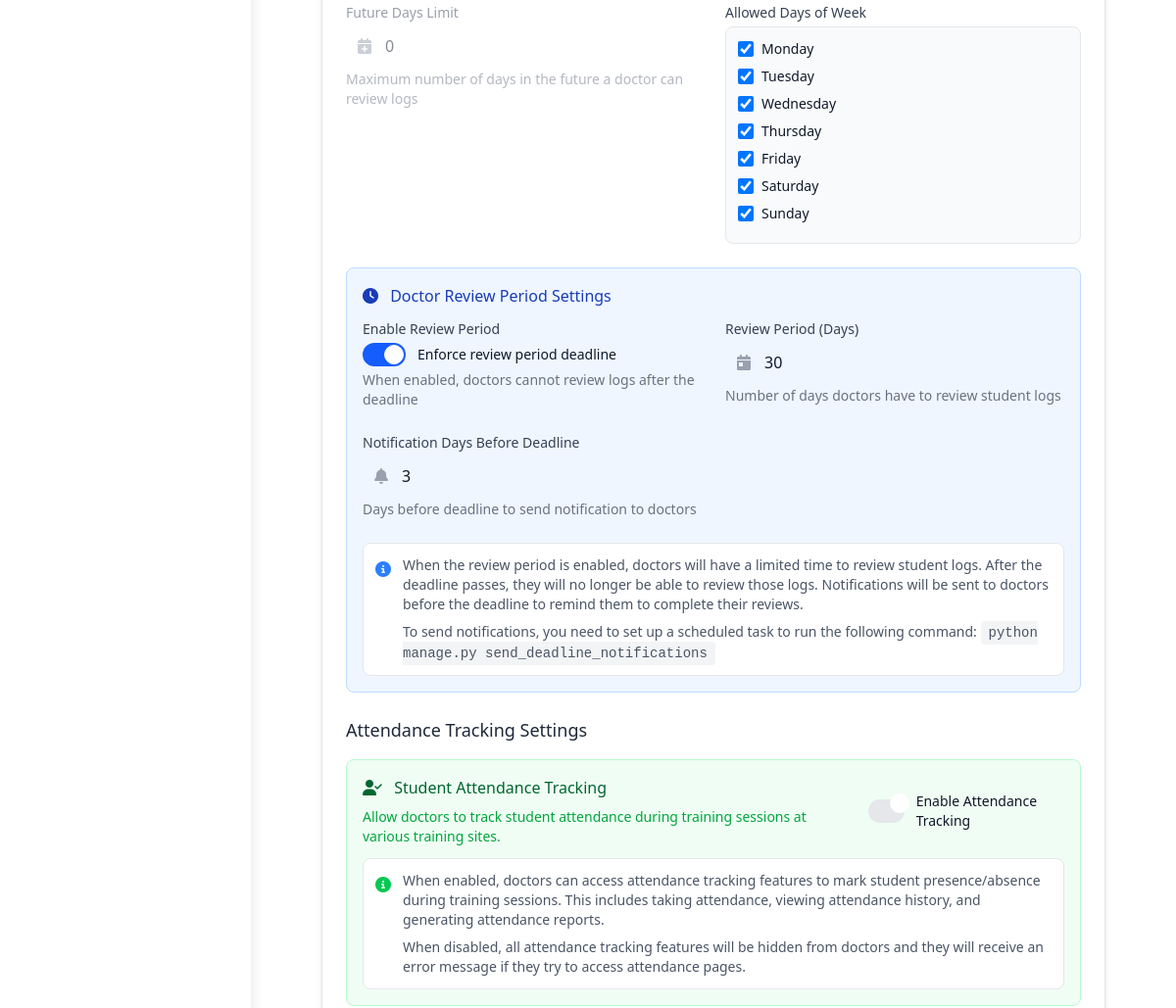
Page /admin_section/date_restrictions/ (signed in, middle part) on the earlier database version.
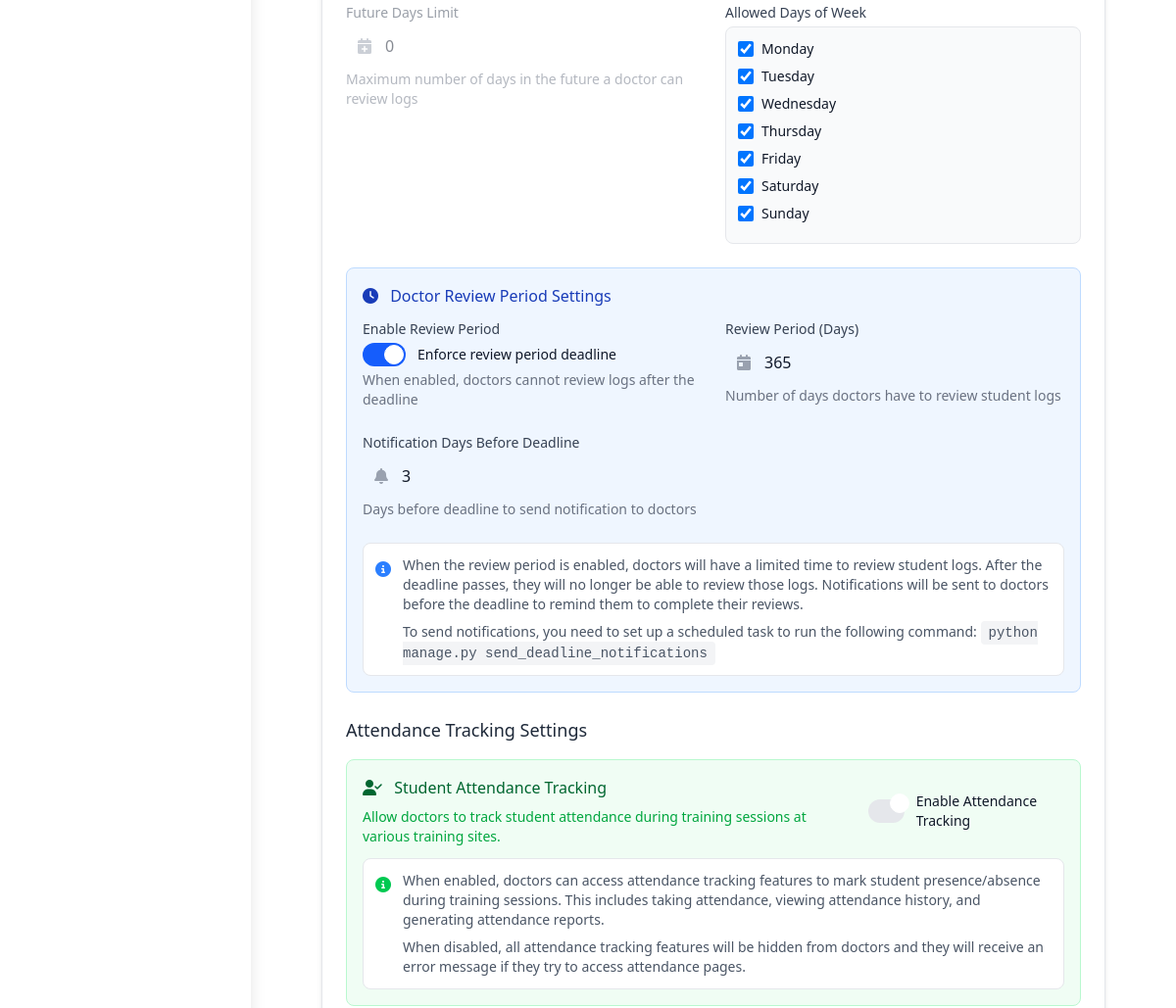
Same page on the later database version.
### admin_section/models.py (models this page shows, shortened)
class DateRestrictionSettings(models.Model):
    past_days_limit = models.PositiveIntegerField(
        default=7,
        help_text="Maximum number of days in the past a student can select"
    )
    allow_future_dates = models.BooleanField(
        default=False,
        help_text="Whether students can select future dates"
    )
    future_days_limit = models.PositiveIntegerField(
        default=0,
        help_text="Maximum number of days in the future a student can select (if future dates are allowed)"
    )
    updated_at = models.DateTimeField(auto_now=True)
    updated_by = models.ForeignKey(
        CustomUser,
        on_delete=models.SET_NULL,
        null=True,
        blank=True,
        related_name='date_restriction_updates'
    )
    doctor_review_period = models.PositiveIntegerField(
        default=30,
        help_text="Number of days doctors have to review student logs"
    )
    doctor_review_enabled = models.BooleanField(
        default=True,
        help_text="Whether to enforce the review period deadline"
    )
    doctor_notification_days = models.PositiveIntegerField(
        default=3,
        help_text="Number of days before deadline to send notification to doctors"
    )
    DAYS_OF_WEEK = [
        (0, 'Monday'),
        (1, 'Tuesday'),
        (2, 'Wednesday'),
        (3, 'Thursday'),
        (4, 'Friday'),
        (5, 'Saturday'),
        (6, 'Sunday'),
    ]
    class Meta:
        verbose_name = "Date Restriction Setting"
        verbose_name_plural = "Date Restriction Settings"
    doctor_past_days_limit = models.PositiveIntegerField(
        default=30,
        help_text="Maximum number of days in the past a doctor can review logs"
    )
    doctor_allow_future_dates = models.BooleanField(
        default=False,
        help_text="Whether doctors can review future-dated logs"
    )
    doctor_future_days_limit = models.PositiveIntegerField(
        default=0,
        help_text="Maximum number of days in the future a doctor can review logs (if future dates are allowed)"
    )
    allowed_days_for_students = models.CharField(
        max_length=20,
        default='0,1,2,3,4,5,6',
        help_text="Comma-separated list of allowed days of week for students (0=Monday, 6=Sunday)"
    )
    allowed_days_for_doctors = models.CharField(
        max_length=20,
        default='0,1,2,3,4,5,6',
        help_text="Comma-separated list of allowed days of week for doctors (0=Monday, 6=Sunday)"
    )
    is_active = models.BooleanField(
        default=True,
        help_text="Whether date restrictions are active"
    )
    attendance_tracking_enabled = models.BooleanField(
        default=True,
        help_text="Whether doctors can track student attendance"
    )

### admin_section/views.py (the view, shortened to what this page needs)
# urls.py: path("date_restrictions/", views.date_restrictions, name="date_restrictions"),
@login_required
def date_restrictions(request):
    if request.user.role != 'admin':
        messages.error(request, "You don't have permission to access this page.")
        return redirect('admin_section:admin_dash')
    settings, created = DateRestrictionSettings.objects.get_or_create(pk=1)
    unread_notifications_count = AdminNotification.objects.filter(recipient=request.user, is_read=False).count()
    context = {
        'settings': settings,
        'unread_notifications_count': unread_notifications_count,
        'admin_unread_notifications_count': unread_notifications_count,
    }
    return render(request, 'admin_section/date_restrictions_simple.html', context)

### admin_section/context_processors.py (called while the page is built)
def admin_notification_count(request):
    if request.user.is_authenticated and request.user.role == 'admin':
        try:
            admin_unread_notifications_count = AdminNotification.objects.filter(recipient=request.user, is_read=False).count()
            return {'admin_unread_notifications_count': admin_unread_notifications_count}
        except:
            pass
    return {'admin_unread_notifications_count': 0}

### doctor_section/context_processors.py (called while the page is built, shortened)
def notification_count(request):
    return {'unread_notifications_count': 0}

### staff_section/context_processors.py (called while the page is built, shortened)
def staff_notification_count(request):
    return {'staff_unread_notifications_count': 0}

### student_section/context_processors.py (called while the page is built, shortened)
def student_notification_count(request):
    return {'student_unread_notifications_count': 0}

### admin_section/templates/admin_section/date_restrictions_simple.html (shortened to what the changed rows need)
{% extends 'base.html' %}
{% block content %}
  <div class="p-4 sm:p-6 md:p-8 lg:p-10 max-w-7xl mx-auto">
    <div class="bg-white dark:bg-gray-800 shadow-md rounded-xl border border-gray-200 dark:border-gray-700 overflow-hidden transition-all duration-300 hover:shadow-lg">
      <form method="post" class="p-6">
        <div class="mb-6">
          <div class="grid grid-cols-1 md:grid-cols-2 gap-6">
            <div id="doctor_future_days_container" class="{% if not doctor_allow_future_dates %}opacity-50{% endif %}">
              <div class="relative">
                <input type="number" name="doctor_future_days_limit" id="doctor_future_days_limit" min="0" max="365" value="{{ settings.doctor_future_days_limit }}" class="block w-full pl-10 pr-4 py-2 text-base border-gray-300 focus:outline-none focus:ring-2 focus:ring-blue-500 focus:border-blue-500 rounded-lg dark:bg-gray-700 dark:border-gray-600 dark:text-white transition-colors duration-200" {% if not settings.doctor_allow_future_dates %}disabled{% endif %}>
                <div class="absolute inset-y-0 left-0 pl-3 flex items-center pointer-events-none">
                  <i class="fas fa-calendar-plus text-gray-400"></i>
                </div>
              </div>
            </div>
            <div>
              <div class="bg-gray-50 dark:bg-gray-700 p-3 rounded-lg border border-gray-200 dark:border-gray-600">
                {% for day_value, day_name in settings.DAYS_OF_WEEK %}
                <div class="flex items-center mb-2">
                  <input type="checkbox" name="doctor_days_{{ day_value }}" id="doctor_days_{{ day_value }}" class="w-4 h-4 text-blue-600 bg-gray-100 border-gray-300 rounded focus:ring-blue-500 dark:focus:ring-blue-600 dark:ring-offset-gray-800 dark:bg-gray-700 dark:border-gray-600" {% if day_value|stringformat:"i" in settings.allowed_days_for_doctors %}checked{% endif %}>
                  <label for="doctor_days_{{ day_value }}" class="ml-2 text-sm font-medium text-gray-900 dark:text-gray-300">{{ day_name }}</label>
                </div>
                {% endfor %}
              </div>
            </div>
          </div>
          <div class="mt-6 p-4 bg-blue-50 dark:bg-blue-900/20 rounded-lg border border-blue-200 dark:border-blue-800">
            <div class="grid grid-cols-1 md:grid-cols-2 gap-6">
              <div id="review_period_container" class="{% if not settings.doctor_review_enabled %}opacity-50{% endif %}">
                <div class="relative">
                  <input type="number" name="doctor_review_period" id="doctor_review_period" min="1" max="365" value="{{ settings.doctor_review_period }}" class="block w-full pl-10 pr-4 py-2 text-base border-gray-300 focus:outline-none focus:ring-2 focus:ring-blue-500 focus:border-blue-500 rounded-lg dark:bg-gray-700 dark:border-gray-600 dark:text-white transition-colors duration-200" {% if not settings.doctor_review_enabled %}disabled{% endif %}>
                  <div class="absolute inset-y-0 left-0 pl-3 flex items-center pointer-events-none">
                    <i class="fas fa-calendar-day text-gray-400"></i>
                  </div>
                </div>
              </div>
              <div id="notification_days_container" class="{% if not settings.doctor_review_enabled %}opacity-50{% endif %}">
                <div class="relative">
                  <input type="number" name="doctor_notification_days" id="doctor_notification_days" min="1" max="30" value="{{ settings.doctor_notification_days }}" class="block w-full pl-10 pr-4 py-2 text-base border-gray-300 focus:outline-none focus:ring-2 focus:ring-blue-500 focus:border-blue-500 rounded-lg dark:bg-gray-700 dark:border-gray-600 dark:text-white transition-colors duration-200" {% if not settings.doctor_review_enabled %}disabled{% endif %}>
                  <div class="absolute inset-y-0 left-0 pl-3 flex items-center pointer-events-none">
                    <i class="fas fa-bell text-gray-400"></i>
                  </div>
                </div>
              </div>
            </div>
          </div>
        </div>
      </form>
    </div>
  </div>
{% endblock %}

Differences in the rows shown:
changed DateRestrictionSettings: doctor_review_period "30" → "365"
